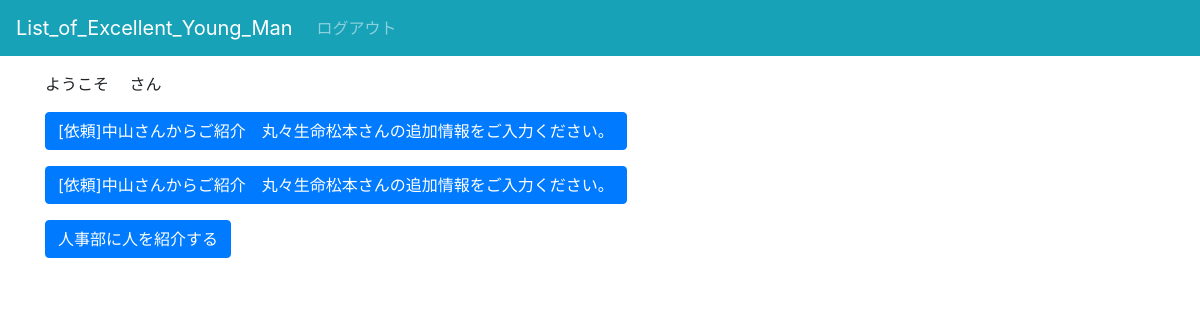
/recommend/, run on an earlier commit of the app's database.
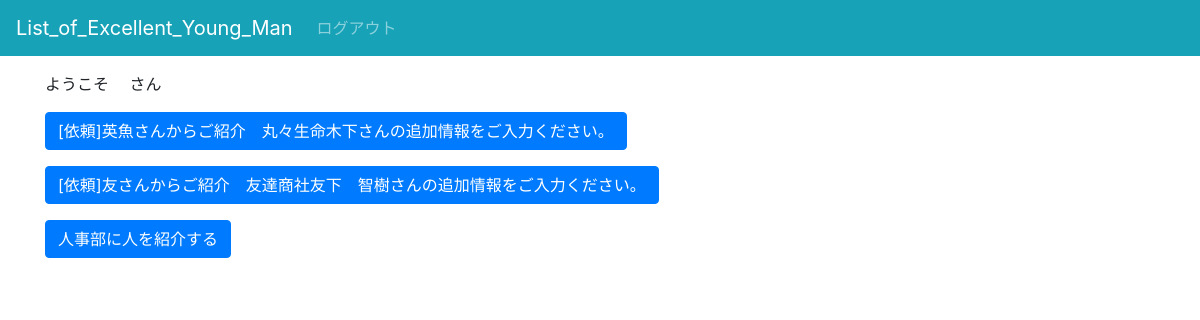
And on a later commit of the database.
### recommend/models.py (models this page shows)
class Excellent_Man(models.Model):
    who_recommend = models.ForeignKey(settings.AUTH_USER_MODEL, on_delete=models.CASCADE)
    name = models.CharField(verbose_name='名前', max_length=20)
    company = models.CharField(verbose_name='勤務先', max_length=20)
    REASON_CHOICES = [
          ('転職を検討していたから（給料の不満)', '転職を検討していたから（給料の不満）'),
          ('転職を検討していたから（昇進への不満)', '転職を検討していたから（昇進への不満）'),
          ('転職を検討していたから（会社方針の不満)', '転職を検討していたから（会社方針の不満）'),
    ]
    reason = models.CharField(
        verbose_name='推薦理由',
        max_length=100,
        choices=REASON_CHOICES,
        default="転職を検討していたから（給料の不満",
    )
    phone_number = models.CharField(verbose_name='電話番号', max_length=11, blank=True)
    email = models.EmailField(verbose_name='emailアドレス', blank=True)
    more_information = models.TextField(verbose_name='詳細',)
    created_date = models.DateTimeField(verbose_name='登録日', default=timezone.now)

### register/models.py (models this page shows, shortened)
class User(AbstractBaseUser, PermissionsMixin):
    email = models.EmailField(_('email address'), unique=True)
    first_name = models.CharField(_('first name'), max_length=30, blank=True)
    last_name = models.CharField(_('last name'), max_length=150, blank=True)
    DEPARTMENT_CHOICES = [
        ("営業", '営業部'),
        ("経理", '経理部'),
        ("人事", '人事部'),
        ("IT", 'IT部'),
    ]
    department = models.CharField(
        max_length=5,
        choices=DEPARTMENT_CHOICES,
        default="営業部",
    )
    division = models.CharField(_('division'), max_length=30, blank=True)
    is_staff = models.BooleanField(
        _('staff status'),
        default=False,
        help_text=_(
            'Designates whether the user can log into this admin site.'),
    )
    is_active = models.BooleanField(
        _('active'),
        default=True,
        help_text=_(
            'Designates whether this user should be treated as active. '
            'Unselect this instead of deleting accounts.'
        ),
    )
    date_joined = models.DateTimeField(_('date joined'), default=timezone.now)
    objects = CustomUserManager()
    EMAIL_FIELD = 'email'
    USERNAME_FIELD = 'email'
    REQUIRED_FIELDS = []
    class Meta:
        verbose_name = _('user')
        verbose_name_plural = _('users')

### recommend/views.py (the view, shortened to what this page needs)
# urls.py: path('', views.information, name='information'),
def information(request):
    form = ManForm
    recommended_man = Excellent_Man.objects.all()
    context = {
    'form':form,
    'addform':AddInformationForm,
    'recommended_man':recommended_man
    }
    return render(request, 'recommend/guest_page.html', context)

### recommend/templates/recommend/guest_page.html (shortened to what this page needs)
{% extends 'base.html'%}
{% load static %}
{% load bootstrap4 %}
{% block content %}
<div class="container">
  <p>ようこそ {{request.user.first_name}}　さん</p>
  {% for man in recommended_man %}
  <p>
    <button type="button" class="btn btn-primary" data-toggle="collapse" data-target="#addcollapseExample{{man.id}}" aria-expanded="false" aria-controls="collapseExample">
      [依頼]{{man.who_recommend.first_name}}さんからご紹介　{{man.company}}{{man.name}}さんの追加情報をご入力ください。</a>
    </button>
  </p>
  {% endfor %}
  <p>
    <button type="button" class="btn btn-primary" data-toggle="collapse" data-target="#collapseExample" aria-expanded="false" aria-controls="collapseExample">
      人事部に人を紹介する
    </button>
  </p>
</div>
{% endblock %}

### templates/base.html (shortened to what this page needs)
<!doctype html>
{% load bootstrap4 %}
{% bootstrap_css%}
<html lang="ja">
<head>
</head>
<body>
    <nav class="navbar navbar-expand-sm bg-info navbar-dark mb-3">
        <ul class="navbar-nav">
            <li class="nav-item">
                <a class="navbar-brand" href="/">List_of_Excellent_Young_Man</a>
            </li>
            <li>
                <a class="nav-link" href="{% url 'register:logout' %}">ログアウト</a>
            </li>
        </ul>
    </nav>
    {% block content %}{% endblock%}
</body>
</html>

What changed in the data, as far as the page shows it:
removed Excellent_Man: who_recommend.first_name "中山", company "丸々生命", name "松本"
removed Excellent_Man: who_recommend.first_name "中山", company "丸々生命", name "松本"
added Excellent_Man: who_recommend.first_name "英魚", company "丸々生命", name "木下"
added Excellent_Man: who_recommend.first_name "友", company "友達商社", name "友下 智樹"
